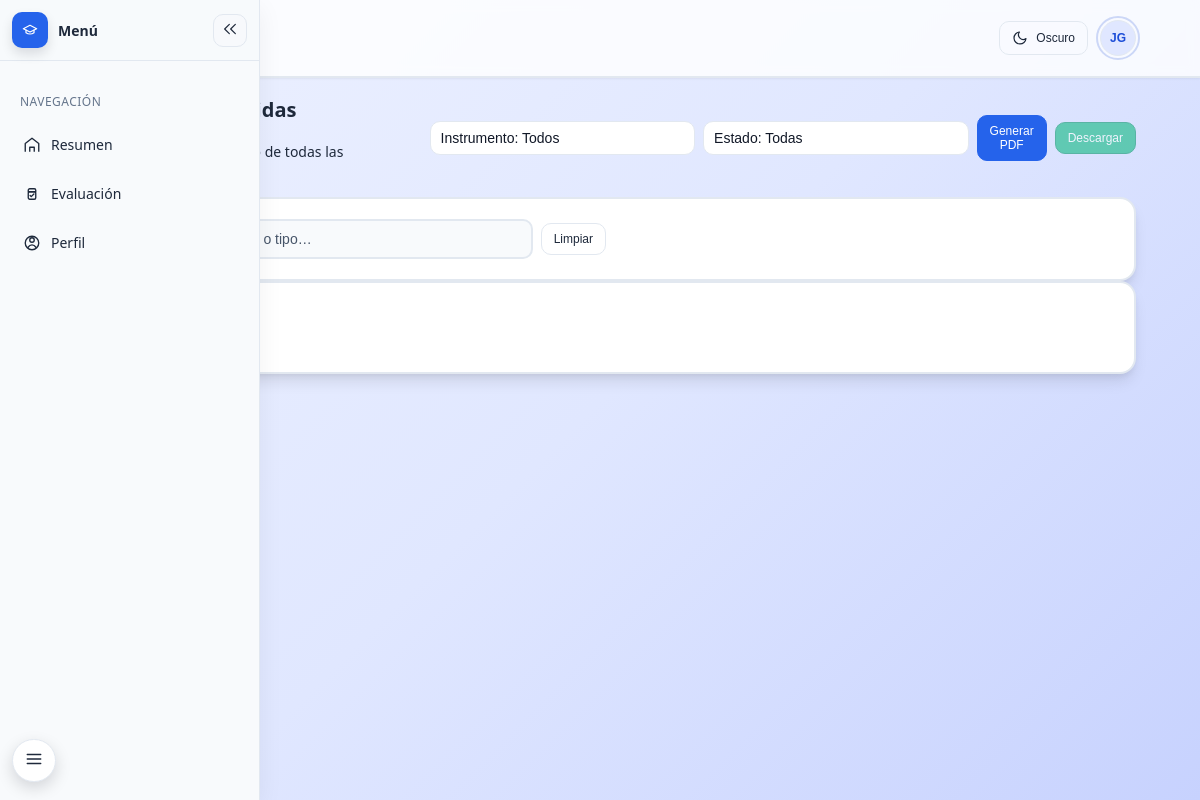
/calificaciones-recibidas.php (signed in), run on the app's committed database.
### tables this page shows
CREATE TABLE `menu_pagina` (
  `id_mp` int(11) NOT NULL,
  `nombre_pagina` varchar(100) NOT NULL,
  `archivo` varchar(150) NOT NULL,
  `id_icono` int(11) NOT NULL,
  `ocultar` tinyint(1) DEFAULT 0
);

### calificaciones-recibidas.php (the view, shortened to what this page needs)
<?php
include 'conexion.php';
include 'header.php';
include 'left-menu.php';
$user_role = isset($_SESSION['ROL']) ? (int)$_SESSION['ROL'] : 0;
?>
<section class="space-y-6">
  <header class="flex items-center justify-between" style="display:flex; align-items:center; justify-content:space-between; gap:16px;">
    <div>
      <h1 class="text-2xl font-semibold">Calificaciones recibidas</h1>
      <p class="text-muted-foreground">
        <?php if (in_array((int)$user_role,[1,2,3],true)): ?>
          Vista general por instrumento de todas las evidencias visibles.
        <?php else: ?>
          Tus evidencias y sus calificaciones por instrumento.
        <?php endif; ?>
      </p>
    </div>
    <div style="display:flex; gap:8px; align-items:center;">
      <select id="filterInstrumento" class="input select-white" style="min-width:250px;">
        <option value="0">Instrumento: Todos</option>
      </select>
      <select id="filterEstado" class="input select-white" style="min-width:210px;">
        <option value="todas">Estado: Todas</option>
      </select>
      <button id="btnGenerarPDF" class="btn btn-primary" type="button" disabled title="Generar PDF por instrumento">
        Generar PDF
      </button>
      <button id="btnAbrirDescarga" class="btn btn-success" type="button" disabled title="Descargar evidencias aprobadas de este instrumento">
        Descargar
      </button>
    </div>
  </header>
  <div class="card">
    <div class="card-content" style="display:flex; flex-wrap:wrap; gap:12px; align-items:center; justify-content:space-between;">
      <div style="max-width:520px; width:100%; display:flex; align-items:center; gap:8px;">
        <input id="search" class="input" placeholder="Buscar por título, docente o tipo…" aria-label="Buscar" />
        <button id="clearSearch" class="btn" type="button" title="Limpiar búsqueda">Limpiar</button>
      </div>
    </div>
  </div>
  <div id="tablaCalifRecibidas" class="card">
  </div>
</section>
<link  href="https://cdn.datatables.net/v/dt/dt-2.1.4/r-3.0.2/datatables.min.css" rel="stylesheet"/>
<?php
include 'footer.php';

### left-menu.php (shortened to what this page needs)
<?php
$user_role = $_SESSION['ROL'] ?? null;
$pages = [];
if ($user_role !== null) {
  $sql = "SELECT
    mp.id_mp, mp.nombre_pagina, mp.archivo, ic.imagen AS svg
    FROM menu_pagina mp
    INNER JOIN menu_rol mr ON mr.id_pagina = mp.id_mp AND mr.id_rol = ?
    INNER JOIN iconos ic ON ic.id_icono = mp.id_icono
    WHERE COALESCE(mp.ocultar,0) = 0 AND COALESCE(mr.ocultar,0) = 0
    ORDER BY mp.id_mp
  ";
  if ($stmt = $conn->prepare($sql)) {
    $stmt->bind_param('i', $user_role);
    $stmt->execute();
    $res = $stmt->get_result();
    while ($row = $res->fetch_assoc()) {
      $pages[] = $row;
    }
  }
}
$renderFallback = (empty($pages));
$overrideActiveFile = $overrideActiveFile ?? ($LEFT_ACTIVE_OVERRIDE ?? null);
$currentFile = strtolower(
  basename(
    $overrideActiveFile ? $overrideActiveFile : (parse_url($_SERVER['REQUEST_URI'], PHP_URL_PATH) ?? '')
  )
);
?>
<aside class="sidebar" id="appSidebar" aria-label="Menú lateral de la plataforma">
  <div class="sidebar-header">
    <div style="display:flex; align-items:center; min-width:0;">
      <div class="brand-mini" aria-hidden="true" title="Plataforma Académica">
      </div>
      <h2 class="brand-title">Menú</h2>
    </div>
    <button id="sidebarCollapseBtn" class="collapse-btn" type="button" title="Contraer menú" aria-label="Contraer menú" aria-pressed="false">
    </button>
  </div>
  <div class="sidebar-scroll">
    <nav class="menu" id="sidebarMenu">
      <div class="menu-section">Navegación</div>
      <?php if (!$renderFallback): ?>
        <?php foreach ($pages as $p):
          $href = $p['archivo'];
          $isActive = (strtolower(basename($href)) === $currentFile) ? ' is-active' : '';
        ?>
          <a class="menu-item<?= $isActive ?>" href="<?= htmlspecialchars($href) ?>" title="<?= htmlspecialchars($p['nombre_pagina']) ?>">
            <svg class="icon" viewBox="0 0 24 24" fill="none" aria-hidden="true">
              <?= $p['svg'] ?>
            </svg>
            <span class="label"><?= htmlspecialchars($p['nombre_pagina']) ?></span>
          </a>
        <?php endforeach; ?>
      <?php endif; ?>
    </nav>
  </div>
</aside>
<button id="sidebarFab" class="sidebar-fab" type="button" aria-label="Abrir menú">
  <svg class="icon" viewBox="0 0 24 24" fill="none" aria-hidden="true" style="width:18px;height:18px;">
    <path d="M3 6h18M3 12h18M3 18h18" stroke="currentColor" stroke-width="1.8" stroke-linecap="round"/>
  </svg>
</button>

### calificaciones-recibidas.php (style rules this page uses)
.btn-success { background:#10b981; color:#fff; border:1px solid #059669; }
.btn-success:disabled { opacity:.6; cursor:not-allowed; }

### data on the page
menu_pagina: nombre_pagina "Resumen"
menu_pagina: nombre_pagina "Evaluación"
menu_pagina: nombre_pagina "Perfil"

### other printed values
$initials "JG"
